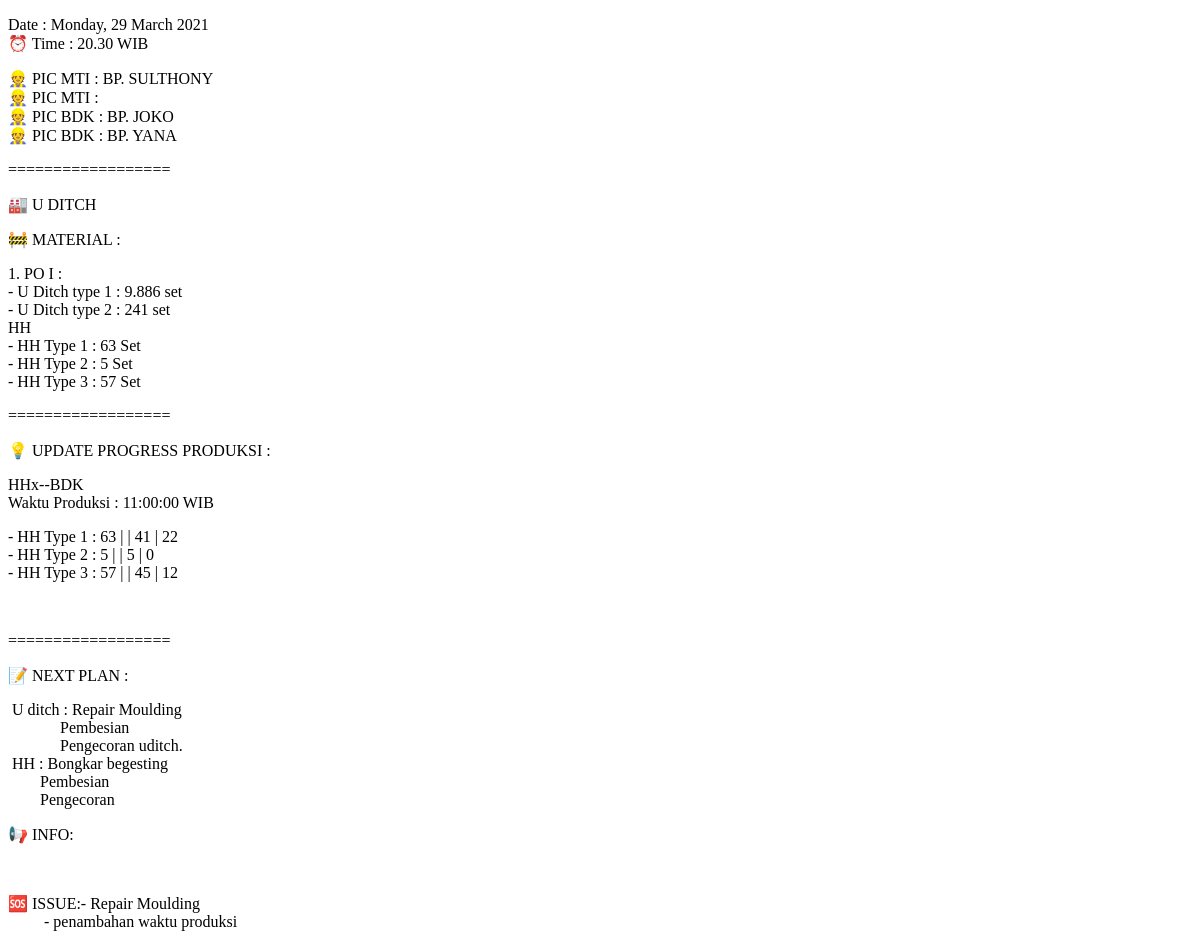
Page /dailyreport/hasil/index.php?tanggal=2021-03-29 on the earlier database version.
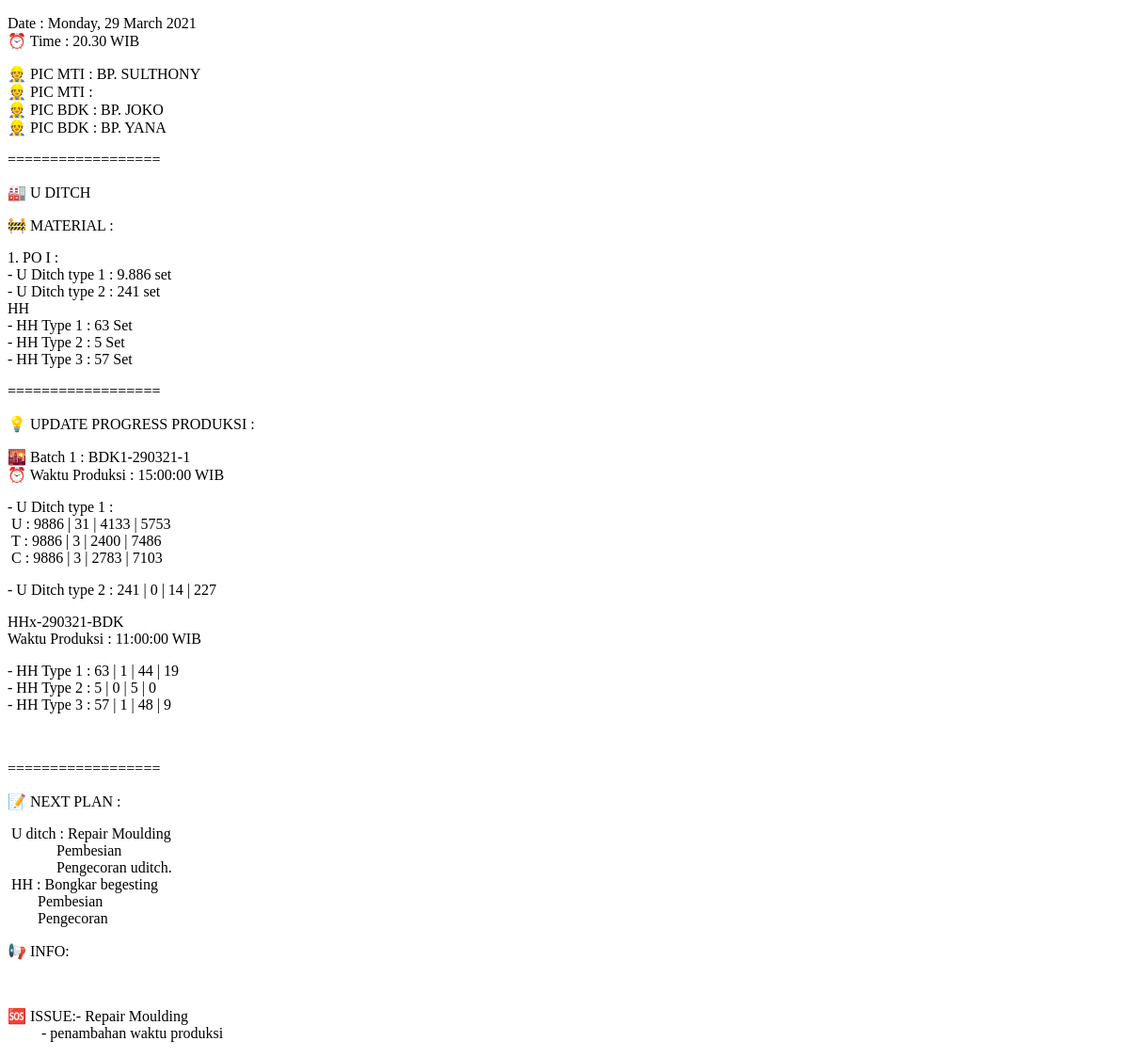
Same page on the later database version.
### tables this page shows
CREATE TABLE `produksi` (
  `nomor` int(11) NOT NULL,
  `dibuat` timestamp NOT NULL DEFAULT current_timestamp(),
  `diedit` timestamp NOT NULL DEFAULT current_timestamp(),
  `oleh` varchar(20) NOT NULL DEFAULT 'AutoSystem',
  `tanggal` date NOT NULL,
  `kode` varchar(14) NOT NULL,
  `jam` time NOT NULL,
  `u` int(11) NOT NULL,
  `t` int(11) NOT NULL,
  `c` int(11) NOT NULL,
  `c2` int(11) NOT NULL,
  `hh1` int(11) NOT NULL,
  `hh2` int(11) NOT NULL,
  `hh3` int(11) NOT NULL,
  `hhc` int(11) NOT NULL
);

### dailyreport/hasil/sistem.php (called while the page is built, shortened)
<?php
	include "../../koneksi.php";
	$total = "SELECT SUM(u), SUM(t), SUM(c), SUM(c2), SUM(hh1), SUM(hh2), SUM(hh3) FROM produksi WHERE tanggal < '".$_GET['tanggal']."'";
	$bdk1 = "SELECT * FROM produksi WHERE tanggal = '".$_GET['tanggal']."' AND kode LIKE 'BDK1%'";
	$hh = "SELECT sum(hh1), sum(hh2), sum(hh3) FROM produksi WHERE tanggal = '".$_GET['tanggal']."'";
	$result = $conn->query($total);
	$record = $result->fetch_array();
	$total_u = $record[0];
	$total_t = $record[1];
	$total_c = $record[2];
	$total_c2 = $record[3];
	$total_hh1 = $record[4];
	$total_hh2 = $record[5];
	$total_hh3 = $record[6];
?>

### dailyreport/hasil/index.php (the view, shortened to what this page needs)
<?php
	include '../../koneksi.php';
	$po_u1 = 9886;
	$po_u2 = 241;
	$po_hh1 = 63;
	$po_hh2 = 5;
	$po_hh3 = 57;
?>
<!DOCTYPE html>
<html>
<head>
</head>
<body>
	<p>Date : <?= strftime('%A, %d %B %Y', strtotime($_GET['tanggal'])) ?><br>
	&#x23F0 Time : 20.30 WIB</p>
	<p>&#x1F477 PIC MTI : BP. SULTHONY<br>
	&#x1F477 PIC MTI : <br>
	&#x1F477 PIC BDK : BP. JOKO<br>
	&#x1F477 PIC BDK : BP. YANA</p>
	<p>==================</p>
	<p>&#x1F3ED U DITCH</p>
	<p>&#x1F6A7 MATERIAL  : </p>
	<p>1. PO I :<br>
	- U Ditch type 1 : 9.886 set<br>
	- U Ditch type 2 : 241 set<br>
	HH<br>
	- HH Type 1 : 63 Set<br>
	- HH Type 2 : 5 Set<br>
	- HH Type 3 : 57 Set</p>
	<p>==================</p>
	<p>&#x1F4A1 UPDATE PROGRESS PRODUKSI :</p>
	<?php
		include 'sistem.php';
		$result1 = $conn->query($bdk1);
		if ($result1->num_rows > 0) {
			$counter = 0;
			$date = date_create($_GET['tanggal']);
			while ($row = $result1->fetch_assoc()) {
				$counter = $counter + 1;
				$total_u = $total_u + $row['u'];
				$total_t = $total_t + $row['t'];
				$total_c = $total_c + $row['c'];
				$total_c2 = $total_c2 + $row['c2'];
	?>
		<p>&#x1F307 Batch <?= $counter; ?> : <?= $row['kode']; ?><br>
		&#x23F0 Waktu Produksi : <?= $row['jam'] ?> WIB</p>
		<p>- U Ditch type 1 :<br>
		&nbsp;U : <?= $po_u1; ?> | <?= $row['u']; ?> | <?= $total_u; ?> | <?= $po_u1 - $total_u; ?><br>
		&nbsp;T : <?= $po_u1; ?> | <?= $row['t']; ?> | <?= $total_t; ?> | <?= $po_u1 - $total_t; ?><br>
		&nbsp;C : <?= $po_u1; ?> | <?= $row['c']; ?> | <?= $total_c; ?> | <?= $po_u1 - $total_c; ?></p>
		<p>- U Ditch type  2 : <?= $po_u2; ?> | <?= $row['c2']; ?> | <?php echo $total_c2; ?> | <?= $po_u2 - $total_c2; ?></p>
	<?php
			}
		}
	?>
	<?php
		$result3 = $conn->query($hh);
		if ($result3->num_rows > 0) {
			while ($row = $result3->fetch_array()){
	?>
		<p>HHx-<?= date_format($date, 'dmy')?>-BDK<br>
		Waktu Produksi : 11:00:00  WIB</p>
		<p>- HH Type 1 : <?= $po_hh1 ; ?> | <?= $row[0]; ?> | <?php $total_hh1 = $total_hh1 + $row[0]; echo $total_hh1; ?> | <?= $po_hh1 - $total_hh1; ?><br>
		- HH Type 2 : <?= $po_hh2 ; ?> | <?= $row[1]; ?> | <?php $total_hh2 = $total_hh2 + $row[1]; echo $total_hh2; ?> | <?= $po_hh2 - $total_hh2; ?><br>
		- HH Type 3 : <?= $po_hh3 ; ?> | <?= $row[2]; ?> | <?php $total_hh3 = $total_hh3 + $row[2]; echo $total_hh3; ?> | <?= $po_hh3 - $total_hh3; ?></p>
		<br>
	<?php
			}
		}
	?>
	<p>==================</p>
	<p>&#x1F4DD NEXT PLAN :</p>
	&nbsp;U ditch : Repair Moulding<br>
	&nbsp;&nbsp;&nbsp;&nbsp;&nbsp;&nbsp;&nbsp;&nbsp;&nbsp;&nbsp;&nbsp;&nbsp;&nbsp;Pembesian<br>
	&nbsp;&nbsp;&nbsp;&nbsp;&nbsp;&nbsp;&nbsp;&nbsp;&nbsp;&nbsp;&nbsp;&nbsp;&nbsp;Pengecoran uditch.<br>
	&nbsp;HH : Bongkar begesting<br>
	&nbsp;&nbsp;&nbsp;&nbsp;&nbsp;&nbsp;&nbsp;&nbsp;Pembesian<br>
	&nbsp;&nbsp;&nbsp;&nbsp;&nbsp;&nbsp;&nbsp;&nbsp;Pengecoran</p>
	<p>&#x1F4E2 INFO:</p>
	<br>
	<p>&#x1F198 ISSUE:- Repair Moulding<br>
	&nbsp;&nbsp;&nbsp;&nbsp;&nbsp;&nbsp;&nbsp;&nbsp;&nbsp;- penambahan waktu produksi</p>
</body>
</html>

Differences in the rows shown:
added produksi: kode "BDK1-290321-1", jam "15:00:00", u "31", total_u "4133", total_u "5753", t "3", total_t "2400", total_t "7486", c "3", total_c "2783", total_c "7103", c2 "0", total_c2 "14", total_c2 "227"
Other differences:
new list line: "HHx- 290321 -BDK Waktu Produksi : 11:00:00 WIB - HH Type 1 : 63 | 1 | 44 | 19 - HH Type 2 : 5 | 0 | 5 | 0 - HH Type 3 : 57 | 1 | 48 | 9"
list line gone: "HHx- -BDK Waktu Produksi : 11:00:00 WIB - HH Type 1 : 63 | | 41 | 22 - HH Type 2 : 5 | | 5 | 0 - HH Type 3 : 57 | | 45 | 12"
